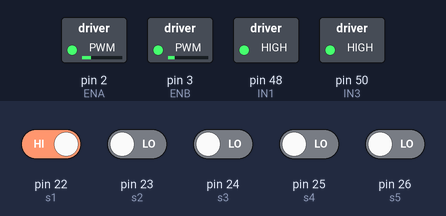
A sketch run on a simulated Arduino Mega 2560, built with avr-gcc and run on an emulated ATmega2560. Shown: switched loads named in the sketch (green lamp = pin HIGH). The test bench sets the inputs (shaded band); at power-on: pin 22 (s1) HIGH, pin 23 (s2), pin 24 (s3), pin 25 (s4), pin 26 (s5) LOW.

Above: at 1.2 s.
1.3 s: pin 22 (s1) driven LOW
At 1.9 s:
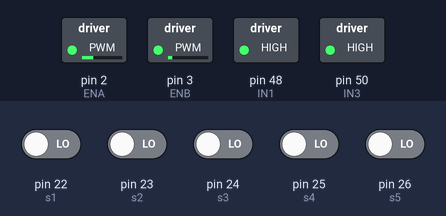
2.8 s: pin 26 (s5) driven HIGH
At 3.1 s:
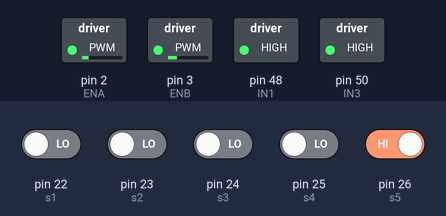
4.3 s: pin 25 (s4) driven HIGH
At 5.4 s:
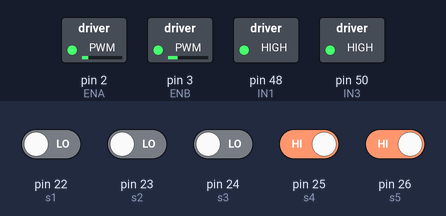
5.8 s: pin 24 (s3) driven HIGH
At 6.5 s:
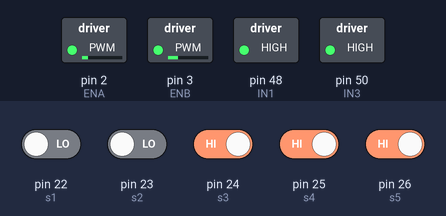
7.3 s: pin 23 (s2) driven HIGH
At 7.7 s:
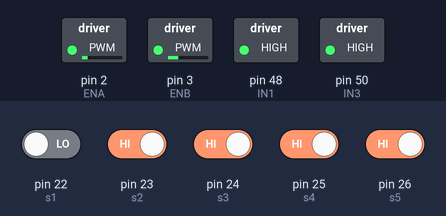
Timing chart, 0 to 9.8 s (numbered marks = the images above; inputs shaded):
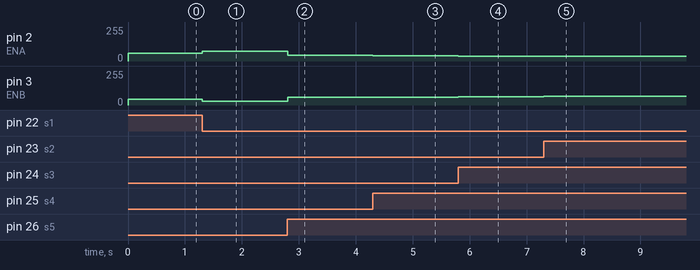

The sketch:

pid_lf_up.ino
```cpp
void forward();

#define s1 22
#define s2 23
#define s3 24
#define s4 25
#define s5 26

int S1 = 0;
int S2 = 0;
int S3 = 0;
int S4 = 0;
int S5 = 0;

int initial_motor_speed = 50; //can change the initial speed that you prefer

float kp = 2.5;
float ki = 0;
float kd = 1;
float pid_v = 0;
float p = 0, i = 0, d = 0;
float error = 0, prev_error = 0, prev_i = 0;

float R_M_Speed = 0, L_M_Speed = 0;

//Pin declaration for SHIELD-2AMOTOR
int ENA = 2;
int IN1 = 48;
int ENB = 3;
int IN3 = 50;


void setup()
{
  Serial.begin(9600); //Enable Serial Communications
  pinMode(s1, INPUT);
  pinMode(s2, INPUT);
  pinMode(s3, INPUT);
  pinMode(s4, INPUT);
  pinMode(s5, INPUT);

  //Motor Driver Pin Setup
  pinMode(ENA, OUTPUT);
  pinMode(IN1, OUTPUT);
  pinMode(ENB, OUTPUT);
  pinMode(IN3, OUTPUT);
  digitalWrite(IN1, HIGH); //according to your connection from motor to the motor driver
  digitalWrite(IN3, HIGH); //according to your connection from motor to the motor driver

}

void loop()
{

  S1 = digitalRead(22);
  S2 = digitalRead(23);
  S3 = digitalRead(24);
  S4 = digitalRead(25);
  S5 = digitalRead(26);

 if (S1 == 0 & S2 == 0 & S3 == 1 & S4 == 0 & S5 == 0) {
    error = 0;
  }
   if (S1 == 0 & S2 == 0 & S3 == 0 & S4 == 1 & S5 == 0) {
    error = 1;
  }
   if (S1 == 0 & S2 == 0 & S3 == 1 & S4 == 1 & S5 == 0) {
    error = 2;
  }
   if (S1 == 0 & S2 == 0 & S3 == 0 & S4 == 0 & S5 == 1) {
    error = 3;
  }
   if (S1 == 0 & S2 == 0 & S3 == 0 & S4 == 1 & S5 == 1) {
    error = 4;
  }
   if (S1 == 0 & S2 == 0 & S3 == 1 & S4 == 1 & S5 == 1) {
    error = 5;
  }
   if (S1 == 0 & S2 == 1 & S3 == 1 & S4 == 1 & S5 == 1) {
    error = 6;
  }
   if (S1 == 1 & S2 == 1 & S3 == 1 & S4 == 1 & S5 == 1) {
    error = 7;
  }
   if (S1 == 0 & S2 == 1 & S3 == 0 & S4 == 0 & S5 == 0) {
    error = -1;
  }
   if (S1 == 0 & S2 == 1 & S3 == 1 & S4 == 0 & S5 == 0) {
    error = -2;
  }
   if (S1 == 1 & S2 == 0 & S3 == 0 & S4 == 0 & S5 == 0) {
    error = -3;
  }
   if (S1 == 1 & S2 == 1 & S3 == 0 & S4 == 0 & S5 == 0) {
    error = -4;
  }
   if (S1 == 1 & S2 == 1 & S3 == 1 & S4 == 0 & S5 == 0) {
    error = -5;
  }
   if (S1 == 1 & S2 == 1 & S3 == 1 & S4 == 1 & S5 == 0) {
    error = -6;
  }
   if (S1 == 0 & S2 == 0 & S3 == 0 & S4 == 0 & S5 == 0) {
    error = -9;
  }

  p = error;
  i = i + prev_error;
  d = error - (prev_error);
  pid_v = (kp * p) + (ki * i) + (kd * d);
  prev_i = i;
  prev_error = error;

  R_M_Speed = initial_motor_speed - pid_v;
  L_M_Speed = initial_motor_speed + pid_v;

  
  if (R_M_Speed < 0)
  {
    R_M_Speed = 0;
  }
  if (R_M_Speed > 255)
  {
    R_M_Speed = 255;
  }

  if (L_M_Speed < 0)
  {
    L_M_Speed = 0;
  }
  if (L_M_Speed > 255)
  {
    L_M_Speed = 255;
  }

  forward();

}

void forward()
{
  analogWrite(ENA, R_M_Speed); //Left Motor Speed
  analogWrite(ENB, L_M_Speed); //Right Motor Speed
  delay(1);
}
```

Measured:
- after the input at 1.3 s, pin 2 (ENA): 57/255 → 72/255 at once; pin 3 (ENB): 42/255 → 27/255 at once
- after the input at 2.8 s, pin 2 (ENA): 72/255 → 42/255 at once; pin 3 (ENB): 27/255 → 57/255 at once
- after the input at 4.3 s, pin 2 (ENA): 42/255 → 40/255 at once; pin 3 (ENB): 57/255 → 60/255 at once
- after the input at 5.8 s, pin 2 (ENA): 40/255 → 37/255 at once; pin 3 (ENB): 60/255 → 62/255 at once
- after the input at 7.3 s, pin 2 (ENA): 37/255 → 35/255 at once; pin 3 (ENB): 62/255 → 65/255 at once
